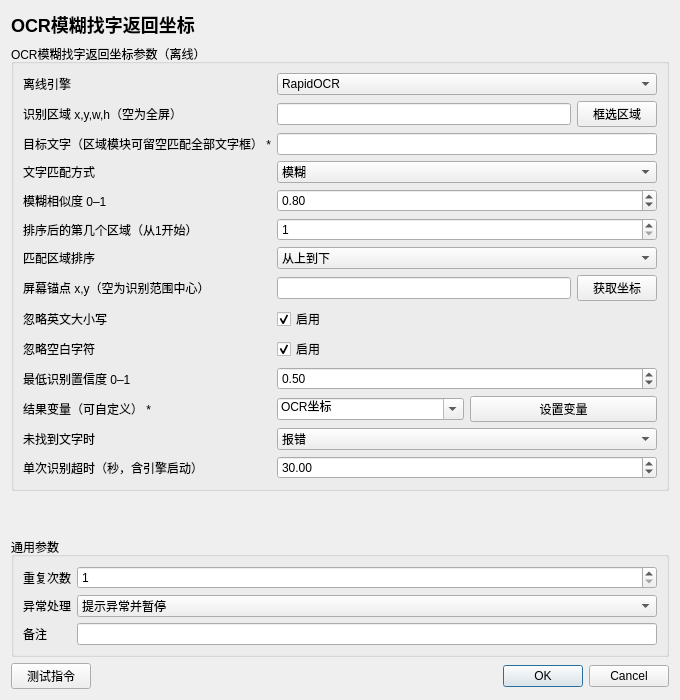
<?xml version='1.0' encoding='utf-8'?>
<ui version="4.0">
  <class>InstructionEditor</class>
  <widget class="QDialog" name="InstructionEditor">
    <property name="geometry">
      <rect>
        <x>0</x>
        <y>0</y>
        <width>680</width>
        <height>700</height>
      </rect>
    </property>
    <property name="minimumSize">
      <size>
        <width>560</width>
        <height>480</height>
      </size>
    </property>
    <property name="windowTitle">
      <string>OCR模糊找字返回坐标</string>
    </property>
    <layout class="QVBoxLayout" name="rootLayout">
      <item>
        <widget class="QLabel" name="titleLabel">
          <property name="text">
            <string>OCR模糊找字返回坐标</string>
          </property>
          <property name="styleSheet">
            <string>font-size: 18px; font-weight: 600;</string>
          </property>
        </widget>
      </item>
      <item>
        <widget class="QGroupBox" name="parameterGroupBox">
          <property name="title">
            <string>OCR模糊找字返回坐标参数（离线）</string>
          </property>
          <layout class="QFormLayout" name="parameterFormLayout">
            <item row="0" column="0">
              <widget class="QLabel" name="parameterLabel_0">
                <property name="text">
                  <string>离线引擎</string>
                </property>
              </widget>
            </item>
            <item row="0" column="1">
              <widget class="QWidget" name="parameterContainer_0">
                <layout class="QHBoxLayout" name="parameterLayout_0">
                  <property name="leftMargin">
                    <number>0</number>
                  </property>
                  <property name="topMargin">
                    <number>0</number>
                  </property>
                  <property name="rightMargin">
                    <number>0</number>
                  </property>
                  <property name="bottomMargin">
                    <number>0</number>
                  </property>
                  <item>
                    <widget class="QComboBox" name="parameter_0">
                      <item>
                        <property name="text">
                          <string>RapidOCR</string>
                        </property>
                      </item>
                      <item>
                        <property name="text">
                          <string>微信OCR</string>
                        </property>
                      </item>
                      <property name="currentIndex">
                        <number>0</number>
                      </property>
                    </widget>
                  </item>
                </layout>
              </widget>
            </item>
            <item row="1" column="0">
              <widget class="QLabel" name="parameterLabel_1">
                <property name="text">
                  <string>识别区域 x,y,w,h（空为全屏）</string>
                </property>
              </widget>
            </item>
            <item row="1" column="1">
              <widget class="QWidget" name="parameterContainer_1">
                <layout class="QHBoxLayout" name="parameterLayout_1">
                  <property name="leftMargin">
                    <number>0</number>
                  </property>
                  <property name="topMargin">
                    <number>0</number>
                  </property>
                  <property name="rightMargin">
                    <number>0</number>
                  </property>
                  <property name="bottomMargin">
                    <number>0</number>
                  </property>
                  <item>
                    <widget class="QLineEdit" name="parameter_1">
                      <property name="text">
                        <string />
                      </property>
                    </widget>
                  </item>
                  <item>
                    <widget class="QPushButton" name="auxiliary_1">
                      <property name="text">
                        <string>框选区域</string>
                      </property>
                    </widget>
                  </item>
                </layout>
              </widget>
            </item>
            <item row="2" column="0">
              <widget class="QLabel" name="parameterLabel_2">
                <property name="text">
                  <string>目标文字（区域模块可留空匹配全部文字框） *</string>
                </property>
              </widget>
            </item>
            <item row="2" column="1">
              <widget class="QWidget" name="parameterContainer_2">
                <layout class="QHBoxLayout" name="parameterLayout_2">
                  <property name="leftMargin">
                    <number>0</number>
                  </property>
                  <property name="topMargin">
                    <number>0</number>
                  </property>
                  <property name="rightMargin">
                    <number>0</number>
                  </property>
                  <property name="bottomMargin">
                    <number>0</number>
                  </property>
                  <item>
                    <widget class="QLineEdit" name="parameter_2">
                      <property name="text">
                        <string />
                      </property>
                    </widget>
                  </item>
                </layout>
              </widget>
            </item>
            <item row="3" column="0">
              <widget class="QLabel" name="parameterLabel_3">
                <property name="text">
                  <string>文字匹配方式</string>
                </property>
              </widget>
            </item>
            <item row="3" column="1">
              <widget class="QWidget" name="parameterContainer_3">
                <layout class="QHBoxLayout" name="parameterLayout_3">
                  <property name="leftMargin">
                    <number>0</number>
                  </property>
                  <property name="topMargin">
                    <number>0</number>
                  </property>
                  <property name="rightMargin">
                    <number>0</number>
                  </property>
                  <property name="bottomMargin">
                    <number>0</number>
                  </property>
                  <item>
                    <widget class="QComboBox" name="parameter_3">
                      <item>
                        <property name="text">
                          <string>精准</string>
                        </property>
                      </item>
                      <item>
                        <property name="text">
                          <string>包含</string>
                        </property>
                      </item>
                      <item>
                        <property name="text">
                          <string>模糊</string>
                        </property>
                      </item>
                      <property name="currentIndex">
                        <number>2</number>
                      </property>
                    </widget>
                  </item>
                </layout>
              </widget>
            </item>
            <item row="4" column="0">
              <widget class="QLabel" name="parameterLabel_4">
                <property name="text">
                  <string>模糊相似度 0–1</string>
                </property>
              </widget>
            </item>
            <item row="4" column="1">
              <widget class="QWidget" name="parameterContainer_4">
                <layout class="QHBoxLayout" name="parameterLayout_4">
                  <property name="leftMargin">
                    <number>0</number>
                  </property>
                  <property name="topMargin">
                    <number>0</number>
                  </property>
                  <property name="rightMargin">
                    <number>0</number>
                  </property>
                  <property name="bottomMargin">
                    <number>0</number>
                  </property>
                  <item>
                    <widget class="QDoubleSpinBox" name="parameter_4">
                      <property name="minimum">
                        <double>0.01</double>
                      </property>
                      <property name="maximum">
                        <double>1</double>
                      </property>
                      <property name="value">
                        <double>0.8</double>
                      </property>
                      <property name="decimals">
                        <number>2</number>
                      </property>
                    </widget>
                  </item>
                </layout>
              </widget>
            </item>
            <item row="5" column="0">
              <widget class="QLabel" name="parameterLabel_5">
                <property name="text">
                  <string>排序后的第几个区域（从1开始）</string>
                </property>
              </widget>
            </item>
            <item row="5" column="1">
              <widget class="QWidget" name="parameterContainer_5">
                <layout class="QHBoxLayout" name="parameterLayout_5">
                  <property name="leftMargin">
                    <number>0</number>
                  </property>
                  <property name="topMargin">
                    <number>0</number>
                  </property>
                  <property name="rightMargin">
                    <number>0</number>
                  </property>
                  <property name="bottomMargin">
                    <number>0</number>
                  </property>
                  <item>
                    <widget class="QSpinBox" name="parameter_5">
                      <property name="minimum">
                        <number>1</number>
                      </property>
                      <property name="maximum">
                        <number>10000</number>
                      </property>
                      <property name="value">
                        <number>1</number>
                      </property>
                    </widget>
                  </item>
                </layout>
              </widget>
            </item>
            <item row="6" column="0">
              <widget class="QLabel" name="parameterLabel_6">
                <property name="text">
                  <string>匹配区域排序</string>
                </property>
              </widget>
            </item>
            <item row="6" column="1">
              <widget class="QWidget" name="parameterContainer_6">
                <layout class="QHBoxLayout" name="parameterLayout_6">
                  <property name="leftMargin">
                    <number>0</number>
                  </property>
                  <property name="topMargin">
                    <number>0</number>
                  </property>
                  <property name="rightMargin">
                    <number>0</number>
                  </property>
                  <property name="bottomMargin">
                    <number>0</number>
                  </property>
                  <item>
                    <widget class="QComboBox" name="parameter_6">
                      <item>
                        <property name="text">
                          <string>从上到下</string>
                        </property>
                      </item>
                      <item>
                        <property name="text">
                          <string>离锚点最近</string>
                        </property>
                      </item>
                      <property name="currentIndex">
                        <number>0</number>
                      </property>
                    </widget>
                  </item>
                </layout>
              </widget>
            </item>
            <item row="7" column="0">
              <widget class="QLabel" name="parameterLabel_7">
                <property name="text">
                  <string>屏幕锚点 x,y（空为识别范围中心）</string>
                </property>
              </widget>
            </item>
            <item row="7" column="1">
              <widget class="QWidget" name="parameterContainer_7">
                <layout class="QHBoxLayout" name="parameterLayout_7">
                  <property name="leftMargin">
                    <number>0</number>
                  </property>
                  <property name="topMargin">
                    <number>0</number>
                  </property>
                  <property name="rightMargin">
                    <number>0</number>
                  </property>
                  <property name="bottomMargin">
                    <number>0</number>
                  </property>
                  <item>
                    <widget class="QLineEdit" name="parameter_7">
                      <property name="text">
                        <string />
                      </property>
                    </widget>
                  </item>
                  <item>
                    <widget class="QPushButton" name="auxiliary_7">
                      <property name="text">
                        <string>获取坐标</string>
                      </property>
                    </widget>
                  </item>
                </layout>
              </widget>
            </item>
            <item row="8" column="0">
              <widget class="QLabel" name="parameterLabel_8">
                <property name="text">
                  <string>忽略英文大小写</string>
                </property>
              </widget>
            </item>
            <item row="8" column="1">
              <widget class="QWidget" name="parameterContainer_8">
                <layout class="QHBoxLayout" name="parameterLayout_8">
                  <property name="leftMargin">
                    <number>0</number>
                  </property>
                  <property name="topMargin">
                    <number>0</number>
                  </property>
                  <property name="rightMargin">
                    <number>0</number>
                  </property>
                  <property name="bottomMargin">
                    <number>0</number>
                  </property>
                  <item>
                    <widget class="QCheckBox" name="parameter_8">
                      <property name="checked">
                        <bool>true</bool>
                      </property>
                      <property name="text">
                        <string>启用</string>
                      </property>
                    </widget>
                  </item>
                </layout>
              </widget>
            </item>
            <item row="9" column="0">
              <widget class="QLabel" name="parameterLabel_9">
                <property name="text">
                  <string>忽略空白字符</string>
                </property>
              </widget>
            </item>
            <item row="9" column="1">
              <widget class="QWidget" name="parameterContainer_9">
                <layout class="QHBoxLayout" name="parameterLayout_9">
                  <property name="leftMargin">
                    <number>0</number>
                  </property>
                  <property name="topMargin">
                    <number>0</number>
                  </property>
                  <property name="rightMargin">
                    <number>0</number>
                  </property>
                  <property name="bottomMargin">
                    <number>0</number>
                  </property>
                  <item>
                    <widget class="QCheckBox" name="parameter_9">
                      <property name="checked">
                        <bool>true</bool>
                      </property>
                      <property name="text">
                        <string>启用</string>
                      </property>
                    </widget>
                  </item>
                </layout>
              </widget>
            </item>
            <item row="10" column="0">
              <widget class="QLabel" name="parameterLabel_10">
                <property name="text">
                  <string>最低识别置信度 0–1</string>
                </property>
              </widget>
            </item>
            <item row="10" column="1">
              <widget class="QWidget" name="parameterContainer_10">
                <layout class="QHBoxLayout" name="parameterLayout_10">
                  <property name="leftMargin">
                    <number>0</number>
                  </property>
                  <property name="topMargin">
                    <number>0</number>
                  </property>
                  <property name="rightMargin">
                    <number>0</number>
                  </property>
                  <property name="bottomMargin">
                    <number>0</number>
                  </property>
                  <item>
                    <widget class="QDoubleSpinBox" name="parameter_10">
                      <property name="minimum">
                        <double>0</double>
                      </property>
                      <property name="maximum">
                        <double>1</double>
                      </property>
                      <property name="value">
                        <double>0.5</double>
                      </property>
                      <property name="decimals">
                        <number>2</number>
                      </property>
                    </widget>
                  </item>
                </layout>
              </widget>
            </item>
            <item row="11" column="0">
              <widget class="QLabel" name="parameterLabel_11">
                <property name="text">
                  <string>结果变量（可自定义） *</string>
                </property>
              </widget>
            </item>
            <item row="11" column="1">
              <widget class="QWidget" name="parameterContainer_11">
                <layout class="QHBoxLayout" name="parameterLayout_11">
                  <property name="leftMargin">
                    <number>0</number>
                  </property>
                  <property name="topMargin">
                    <number>0</number>
                  </property>
                  <property name="rightMargin">
                    <number>0</number>
                  </property>
                  <property name="bottomMargin">
                    <number>0</number>
                  </property>
                  <item>
                    <widget class="QComboBox" name="parameter_11">
                      <property name="editable">
                        <bool>true</bool>
                      </property>
                      <item>
                        <property name="text">
                          <string>OCR坐标</string>
                        </property>
                      </item>
                      <property name="currentIndex">
                        <number>0</number>
                      </property>
                    </widget>
                  </item>
                  <item>
                    <widget class="QPushButton" name="auxiliary_11">
                      <property name="text">
                        <string>设置变量</string>
                      </property>
                    </widget>
                  </item>
                </layout>
              </widget>
            </item>
            <item row="12" column="0">
              <widget class="QLabel" name="parameterLabel_12">
                <property name="text">
                  <string>未找到文字时</string>
                </property>
              </widget>
            </item>
            <item row="12" column="1">
              <widget class="QWidget" name="parameterContainer_12">
                <layout class="QHBoxLayout" name="parameterLayout_12">
                  <property name="leftMargin">
                    <number>0</number>
                  </property>
                  <property name="topMargin">
                    <number>0</number>
                  </property>
                  <property name="rightMargin">
                    <number>0</number>
                  </property>
                  <property name="bottomMargin">
                    <number>0</number>
                  </property>
                  <item>
                    <widget class="QComboBox" name="parameter_12">
                      <item>
                        <property name="text">
                          <string>报错</string>
                        </property>
                      </item>
                      <item>
                        <property name="text">
                          <string>返回空值</string>
                        </property>
                      </item>
                      <property name="currentIndex">
                        <number>0</number>
                      </property>
                    </widget>
                  </item>
                </layout>
              </widget>
            </item>
            <item row="13" column="0">
              <widget class="QLabel" name="parameterLabel_13">
                <property name="text">
                  <string>单次识别超时（秒，含引擎启动）</string>
                </property>
              </widget>
            </item>
            <item row="13" column="1">
              <widget class="QWidget" name="parameterContainer_13">
                <layout class="QHBoxLayout" name="parameterLayout_13">
                  <property name="leftMargin">
                    <number>0</number>
                  </property>
                  <property name="topMargin">
                    <number>0</number>
                  </property>
                  <property name="rightMargin">
                    <number>0</number>
                  </property>
                  <property name="bottomMargin">
                    <number>0</number>
                  </property>
                  <item>
                    <widget class="QDoubleSpinBox" name="parameter_13">
                      <property name="minimum">
                        <double>1</double>
                      </property>
                      <property name="maximum">
                        <double>300</double>
                      </property>
                      <property name="value">
                        <double>30</double>
                      </property>
                      <property name="decimals">
                        <number>2</number>
                      </property>
                    </widget>
                  </item>
                </layout>
              </widget>
            </item>
          </layout>
        </widget>
      </item>
      <item>
        <spacer name="verticalSpacer">
          <property name="orientation">
            <enum>Qt::Vertical</enum>
          </property>
          <property name="sizeHint" stdset="0">
            <size>
              <width>20</width>
              <height>20</height>
            </size>
          </property>
        </spacer>
      </item>
      <item>
        <widget class="QGroupBox" name="commonGroupBox">
          <property name="title">
            <string>通用参数</string>
          </property>
          <layout class="QFormLayout" name="commonFormLayout">
            <item row="0" column="0">
              <widget class="QLabel" name="repeatLabel">
                <property name="text">
                  <string>重复次数</string>
                </property>
              </widget>
            </item>
            <item row="0" column="1">
              <widget class="QSpinBox" name="repeatSpinBox">
                <property name="minimum">
                  <number>1</number>
                </property>
                <property name="maximum">
                  <number>999999</number>
                </property>
                <property name="value">
                  <number>1</number>
                </property>
              </widget>
            </item>
            <item row="1" column="0">
              <widget class="QLabel" name="errorPolicyLabel">
                <property name="text">
                  <string>异常处理</string>
                </property>
              </widget>
            </item>
            <item row="1" column="1">
              <widget class="QComboBox" name="errorPolicyComboBox">
                <item>
                  <property name="text">
                    <string>自动跳过</string>
                  </property>
                </item>
                <item>
                  <property name="text">
                    <string>提示异常并暂停</string>
                  </property>
                </item>
                <item>
                  <property name="text">
                    <string>提示异常并停止</string>
                  </property>
                </item>
                <property name="currentIndex">
                  <number>1</number>
                </property>
              </widget>
            </item>
            <item row="2" column="0">
              <widget class="QLabel" name="noteLabel">
                <property name="text">
                  <string>备注</string>
                </property>
              </widget>
            </item>
            <item row="2" column="1">
              <widget class="QLineEdit" name="noteEdit" />
            </item>
          </layout>
        </widget>
      </item>
      <item>
        <layout class="QHBoxLayout" name="footerLayout">
          <item>
            <widget class="QPushButton" name="testButton">
              <property name="text">
                <string>测试指令</string>
              </property>
            </widget>
          </item>
          <item>
            <spacer name="footerSpacer">
              <property name="orientation">
                <enum>Qt::Horizontal</enum>
              </property>
              <property name="sizeHint" stdset="0">
                <size>
                  <width>40</width>
                  <height>20</height>
                </size>
              </property>
            </spacer>
          </item>
          <item>
            <widget class="QDialogButtonBox" name="buttonBox">
              <property name="standardButtons">
                <set>QDialogButtonBox::Cancel|QDialogButtonBox::Ok</set>
              </property>
            </widget>
          </item>
        </layout>
      </item>
    </layout>
  </widget>
  <resources />
  <connections />
</ui>
